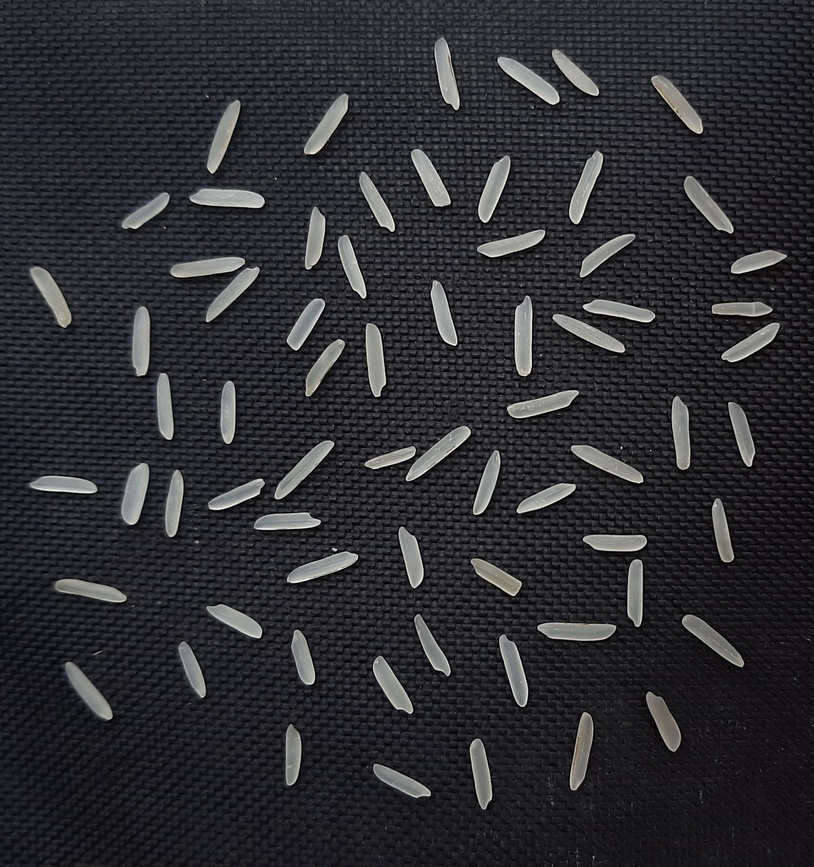
#> input picture testing_image/1.jpg, 814 x 867 px, shrunk from 2091 x 2226 before the run
$ jupyter execute Untitled.ipynb
#> lines starting #> are read from the running program, lines starting #| are printed output that depends on the picture; after the words box and inside, x2 and y2 are one past the last pixel; in counts of white or black regions, pixels touching at a corner belong together
[cell 1]
import numpy as np
from skimage.io import imread
import matplotlib.pyplot as plt
import matplotlib.patches as mpatches
from skimage import measure, data, io
from skimage import data
from skimage.filters import threshold_otsu
from skimage.segmentation import clear_border
from skimage.measure import label
from skimage.morphology import closing, square
from skimage.measure import regionprops
from skimage.color import label2rgb
from skimage.color import rgb2gray

[cell 2]
image = imread('1.jpg')
#> image is the input picture: shape (867, 814, 3); mean R, G, B 45.5, 45.6, 49.7
gray_image = rgb2gray(image)

[cell 3]
# apply threshold
thresh = threshold_otsu(gray_image)
#> thresh = 0.368
bw = closing(gray_image > thresh, square(3))
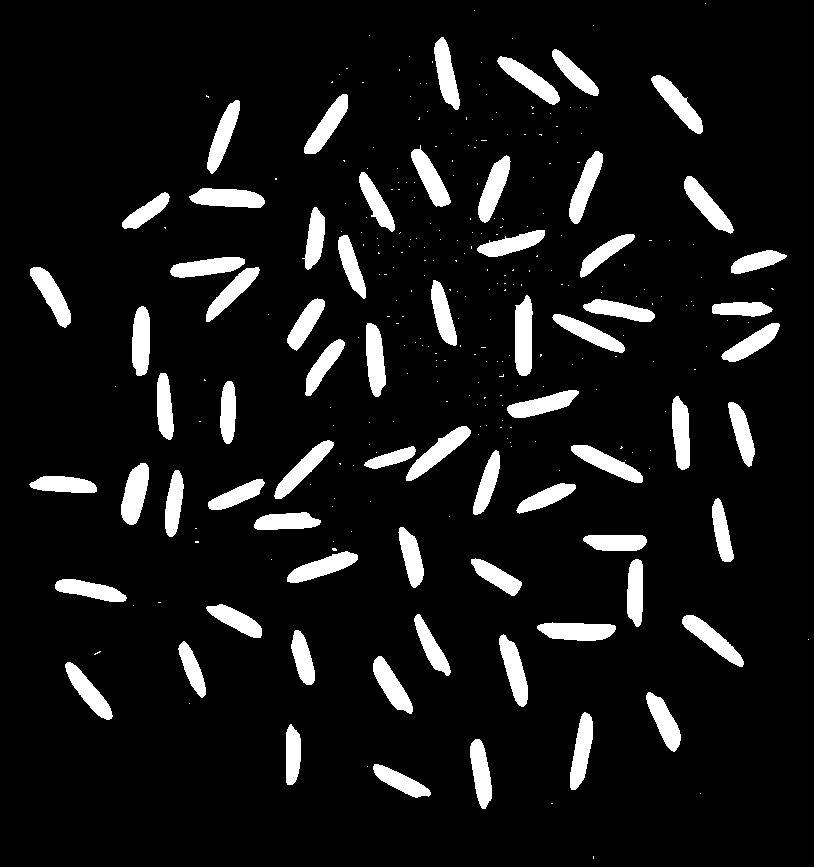
#> bw: shape (867, 814) bool; 9.2% white; 296 white regions (228 under 20 px), largest, box (x1, y1, x2, y2) and area: (515, 295, 533, 376) 1231, (537, 622, 616, 641) 1159, (406, 426, 471, 481) 1158

[cell 4]
# remove artifacts connected to image border
cleared = bw.copy()
clear_border(cleared)

[cell 5]
# label image regions
label_image = label(cleared)
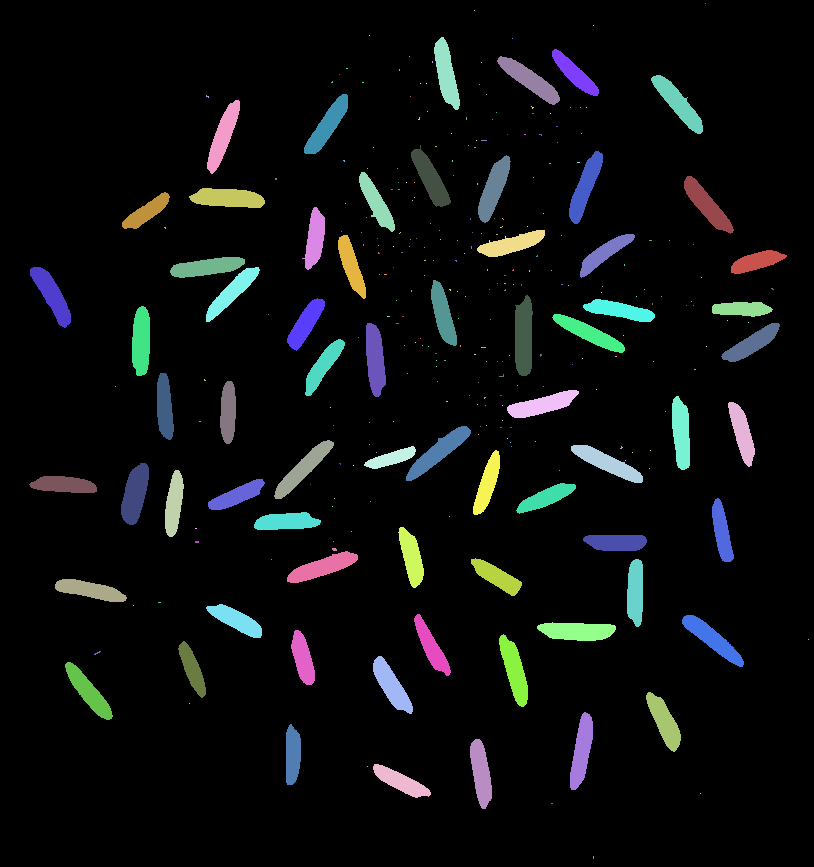
#> label_image: shape (867, 814) int32; 297 distinct labels, from 0 to 296; one colour per label, 0 black
#image_label_overlay = label2rgb(label_image, image=image)

[cell 6]
fig, ax = plt.subplots(ncols=1, nrows=1, figsize=(6, 6))
ax.imshow(image)
#plt.show()
for region in regionprops(label_image):

    # skip small images
    if region.area < 100:
        continue

    # draw rectangle around segmented coins
    minr, minc, maxr, maxc = region.bbox
    minr, minc, maxr, maxc = (minr-5, minc-5, maxr+5, maxc+5)
    rect = mpatches.Rectangle((minc, minr), maxc - minc, maxr - minr,
                              fill=False, edgecolor='red', linewidth=2)
    ax.add_patch(rect)
#> this loop made 296 passes
#> (minr, minc, maxr, maxc) on passes 5, 7, 9: (32, 429, 115, 465), (44, 547, 101, 604), (51, 492, 110, 565)

plt.show()
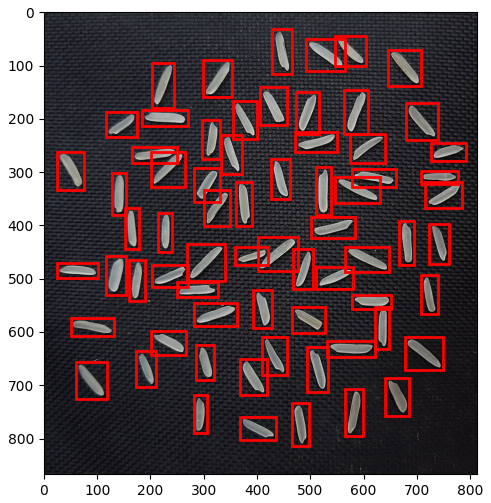
#> figure drawn by matplotlib, 1 panel
